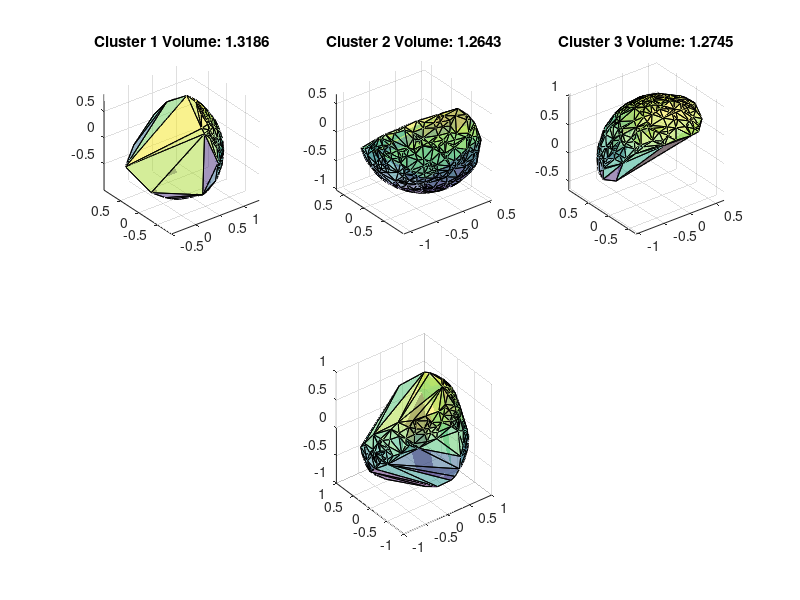

Reproduce this figure in MATLAB. (Note: this script raises an error after producing the figure.)

clear
clc




% Step 1: Generate a 3D spherical point cloud shell
num_points = 1000;
theta = 2 * pi * rand(num_points, 1);
phi = acos(2 * rand(num_points, 1) - 1);
radius = 1;
x = radius * sin(phi) .* cos(theta);
y = radius * sin(phi) .* sin(theta);
z = radius * cos(phi);
points = [x y z];

% Step 2: Separate the point clouds into 4 sections using kmeans
numClusters = 3;
[idx, C] = kmeans(points, numClusters);

% Prepare for visualization and volume calculation
total_volume = 0;
figure;

% Step 3 & 4: Triangulate each section and calculate volume
for i = 1:numClusters
    cluster_points = points(idx == i, :);
    [K, v] = convhull(cluster_points);
    total_volume = total_volume + v;
    subplot(2, 3, i);
    trisurf(K, cluster_points(:, 1), cluster_points(:, 2), cluster_points(:, 3), 'FaceAlpha', 0.5);
    hold on;
    title(['Cluster ', num2str(i), ' Volume: ', num2str(v)]);
    axis equal;
end




% Step 5: Find the points that are closest between each group
% for i = 1:4
%     other_groups = points(idx ~= i, :);
%     distances = pdist2(points(idx == i, :), other_groups);
%     [sortedDistances, ~] = sort(distances, 2);
%     closestDistances = sortedDistances(:, 1:3); % Closest points
%     threshold = prctile(closestDistances(:), .0001); % Top 10% closest
%     topClosestPoints = points(idx == i, :);
%     topClosestPoints(mean(closestDistances, 2) < threshold, :) = [];
%     edge_points = [edge_points; topClosestPoints];
% end


%
    group1 = points(idx == 1, :); % Group 1 points
    group2 = points(idx == 2, :); % Group 2 points
    group3 = points(idx == 3, :); % Group 3 points
    group4 = points(idx == 4, :); % Group 4 points
%
    groups = {group1, group2, group3, group4}; % Store groups in a cell array for iteration
    %numGroups = numel(groups);

    numGroups = numClusters;
    % Placeholder for storing closest point pairs and their distances

    % closestPairInfo = cell(0, 5); % {Group A Index, Point A Index, Group B Index, Point B Index, Distance}
    % % Iterate over group pairs to find closest points between them

    AllTopPairs = []; 
    TopPts = []; 
        for i = 1:numGroups

        closestPairInfo = cell(0, 5); % {Group A Index, Point A Index, Group B Index, Point B Index, Distance}
        % Iterate over group pairs to find closest points between them      


        for j = i+1:numGroups
    
            distanceMatrix = pdist2(groups{i}, groups{j});
            [minDistances, minIndices] = min(distanceMatrix, [], 2);
            for k = 1:size(groups{i}, 1)
                % Store Group A Index, Point A Index, Group B Index, Point B Index, Distance
                closestPairInfo{end+1, 1} = i;
                closestPairInfo{end, 2} = k;
                closestPairInfo{end, 3} = j;
                closestPairInfo{end, 4} = minIndices(k);
                closestPairInfo{end, 5} = minDistances(k);
            end

        end

        % Convert distances to an array for finding top 10%
        allDistances = cell2mat(closestPairInfo(:, 5));
        % Finding top 10% closest pairs
        numTopPairs = ceil(numel(allDistances) * 0.25  );
        [sortedDistances, sortIdx] = sort(allDistances);
        topPairIdx = sortIdx(1:numTopPairs);



        for i = 1:length(topPairIdx )
            infoIdx = topPairIdx(i);
            pairInfo = closestPairInfo(infoIdx, :);
            groupA = pairInfo{1};
            pointAIdx = pairInfo{2};
            groupB = pairInfo{3};
            pointBIdx = pairInfo{4};
        
        
            ptsa = [ groups{groupA}(pointAIdx, 1), groups{groupA}(pointAIdx, 2), ... 
                                    groups{groupA}(pointAIdx, 3) ] ;
            ptsb = [groups{groupB}(pointBIdx, 1), groups{groupB}(pointBIdx, 2), ...
                            groups{groupB}(pointBIdx, 3)] ;
            TopPts = [TopPts; ptsa; ptsb];
        end 
  
        end
        % % Convert distances to an array for finding top 10%
        % allDistances = cell2mat(closestPairInfo(:, 5));
        % % Finding top 10% closest pairs
        % numTopPairs = ceil(numel(allDistances) * 0.005  );
        % [sortedDistances, sortIdx] = sort(allDistances);
        % topPairIdx = sortIdx(1:numTopPairs);
    

%

        % TopPts = [];
        % topPairIdx = AllTopPairs;
        % for i = 1:length(topPairIdx )
        %     infoIdx = topPairIdx(i);
        %     pairInfo = closestPairInfo(infoIdx, :);
        %     groupA = pairInfo{1};
        %     pointAIdx = pairInfo{2};
        %     groupB = pairInfo{3};
        %     pointBIdx = pairInfo{4};
        % 
        % 
        %     ptsa = [ groups{groupA}(pointAIdx, 1), groups{groupA}(pointAIdx, 2), ... 
        %                             groups{groupA}(pointAIdx, 3) ] ;
        %     ptsb = [groups{groupB}(pointBIdx, 1), groups{groupB}(pointBIdx, 2), ...
        %                     groups{groupB}(pointBIdx, 3)] ;
        %     TopPts = [TopPts; ptsa; ptsb];
        % end 

        edge_points = TopPts;
%
% Removing duplicates
[edge_points_unique, ~, ~] = unique(edge_points, 'rows');

% Step 6: Triangulate points in group 5 (simplified -- using all unique edge points directly)
%T = delaunay(edge_points_unique);
[T, volInside] = convhull(edge_points_unique);
hold on;


% Step 7: Visualize all results including group 5
subplot(2, 3, 5);
trisurf(T, edge_points_unique(:, 1), edge_points_unique(:, 2), edge_points_unique(:, 3), 'FaceAlpha', 0.5, 'EdgeColor', 'k');
title( join(['Edge Points Triangulation - Group 5', newline, ' Volume: ', num2str(volInside)]) );
axis equal;
hold off;

% Final output
% disp(['Total Volume: ', num2str(total_volume)]);



subplot(2, 3, 6);
[T_all, TrueVol] = boundary(points);
trisurf(T_all, points(:, 1), points(:, 2), points(:, 3), 'FaceAlpha', 0.5, 'EdgeColor', 'k');
title( join([ ' True Volume: ', num2str(TrueVol), newline, ...
                'Calc Vol:  ', num2str(total_volume) ]) );
axis equal;
hold off;


set(gcf,'position',[80,80,800,600])  

%


figure()
hold on


for fi = 1:4

subplot(2,2, fi)

    
    % for i = 1:4
        cluster_points = points(idx == fi, :);
        [K, v] = convhull(cluster_points);
        trisurf(K, cluster_points(:, 1), cluster_points(:, 2), cluster_points(:, 3), ...
            'FaceAlpha', 0.5, 'FaceColor', 'r');
        hold on;
        axis equal;
    % end
    trisurf(T, edge_points_unique(:, 1), edge_points_unique(:, 2), edge_points_unique(:, 3), ...
                'FaceAlpha', 0.85, 'FaceColor', 'b', 'EdgeColor', 'k');
    axis equal;
    subtitle( join(["Group ", num2str(fi), "and Inside"])  )
    hold off;

end 

set(gcf,'position',[80,80,800,600])  



%%



clc


% Sample data for demonstration
rng(1); % For reproducibility
group1 = rand(100, 3); % Group 1 points
group2 = rand(100, 3) * 2; % Group 2 points
group3 = rand(100, 3) * 3; % Group 3 points
group4 = rand(100, 3) * 4; % Group 4 points



groups = {group1, group2, group3, group4}; % Store groups in a cell array for iteration
numGroups = numel(groups);
% Placeholder for storing closest point pairs and their distances
closestPairInfo = cell(0, 5); % {Group A Index, Point A Index, Group B Index, Point B Index, Distance}
% Iterate over group pairs to find closest points between them
for i = 1:numGroups

    for j = i+1:numGroups

        distanceMatrix = pdist2(groups{i}, groups{j});
        [minDistances, minIndices] = min(distanceMatrix, [], 2);
        for k = 1:size(groups{i}, 1)
            % Store Group A Index, Point A Index, Group B Index, Point B Index, Distance
            closestPairInfo{end+1, 1} = i;
            closestPairInfo{end, 2} = k;
            closestPairInfo{end, 3} = j;
            closestPairInfo{end, 4} = minIndices(k);
            closestPairInfo{end, 5} = minDistances(k);
        end
    end
end
% Convert distances to an array for finding top 10%
allDistances = cell2mat(closestPairInfo(:, 5));
% Finding top 10% closest pairs
numTopPairs = ceil(numel(allDistances) * 0.2);
[sortedDistances, sortIdx] = sort(allDistances);
topPairIdx = sortIdx(1:numTopPairs);

TopPts = [];
for i = 1:numTopPairs
    infoIdx = topPairIdx(i);
    pairInfo = closestPairInfo(infoIdx, :);
    groupA = pairInfo{1};
    pointAIdx = pairInfo{2};
    groupB = pairInfo{3};
    pointBIdx = pairInfo{4};


    ptsa = [ groups{groupA}(pointAIdx, 1), groups{groupA}(pointAIdx, 2), groups{groupA}(pointAIdx, 3) ] ;
    ptsb = [groups{groupB}(pointBIdx, 1), groups{groupB}(pointBIdx, 2), groups{groupB}(pointBIdx, 3)] ;
    TopPts = [TopPts; ptsa; ptsb];

end 
plot3( TopPts(:,1),  TopPts(:,2),  TopPts(:,3), '.k', 'MarkerSize', 20)
axis equal

%%
% Visualization
figure;
for i = 1:numTopPairs
    infoIdx = topPairIdx(i);
    pairInfo = closestPairInfo(infoIdx, :);
    groupA = pairInfo{1};
    pointAIdx = pairInfo{2};
    groupB = pairInfo{3};
    pointBIdx = pairInfo{4};
    plot3(groups{groupA}(pointAIdx, 1), groups{groupA}(pointAIdx, 2), groups{groupA}(pointAIdx, 3), 'ro');
    hold on;
    plot3(groups{groupB}(pointBIdx, 1), groups{groupB}(pointBIdx, 2), groups{groupB}(pointBIdx, 3), 'bo');
    plot3([groups{groupA}(pointAIdx, 1), groups{groupB}(pointBIdx, 1)],...
          [groups{groupA}(pointAIdx, 2), groups{groupB}(pointBIdx, 2)],...
          [groups{groupA}(pointAIdx, 3), groups{groupB}(pointBIdx, 3)], 'k-');
    %title(sprintf('Closest Points from Group %d to %d', groupA, groupB));
    xlabel('X');
    ylabel('Y');
    zlabel('Z');
    hold on
    axis equal
end
sgtitle('Top 10% Closest Point Pairs');
